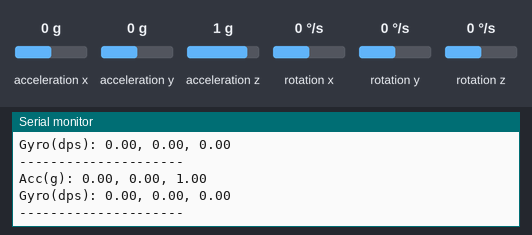
Simulated run of this sketch. Board: Arduino Uno, built with avr-gcc and run on an emulated ATmega328P. Parts: the last lines printed to the serial monitor. Wiring (inferred from the names in the program): MPU-6050 motion sensor at I2C address 0x68. The test bench sets the inputs (shaded band); at power-on: acceleration x 0 g, acceleration y 0 g, acceleration z 1 g, rotation x 0 °/s, rotation y 0 °/s, rotation z 0 °/s.

Above: at 4.5 s.
4.6 s: acceleration x set to -1.4 g
At 4.94 s:
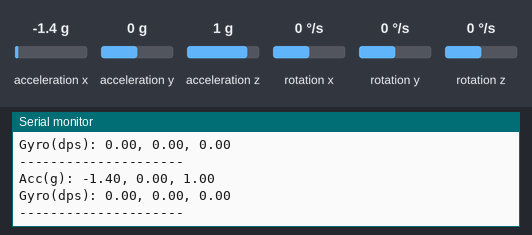
7.6 s: acceleration x set to 0 g
At 7.97 s:
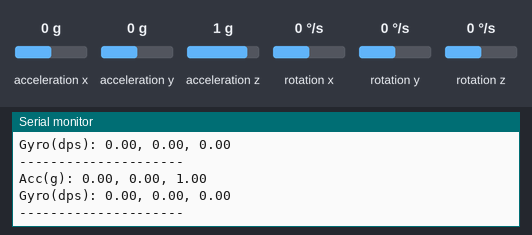
10.6 s: acceleration y set to -1.4 g
At 10.99 s:
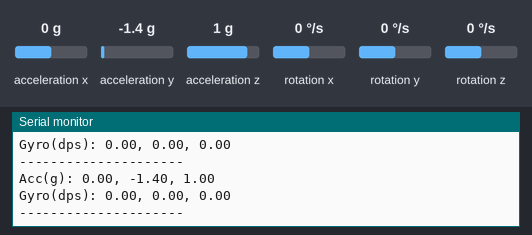
12.1 s: acceleration z set to -1.4 g
At 12.51 s:
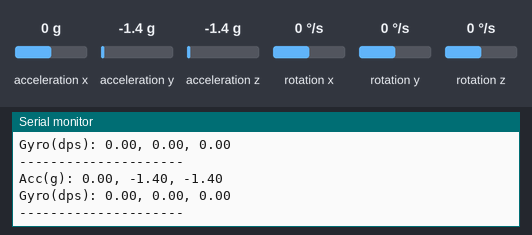
13.6 s: rotation x set to -192 °/s
At 13.82 s:
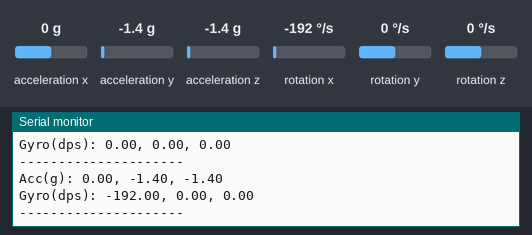
15.1 s: rotation y set to 100 °/s
At 15.37 s:
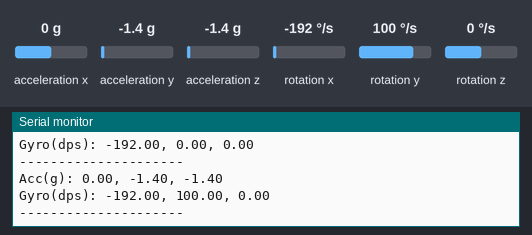

Measured:
- after the input at 4.6 s, the serial monitor: prints a new line after 0.14 s (image 1)
- after the input at 7.6 s, the serial monitor: prints a new line after 0.18 s (image 2)
- after the input at 10.6 s, the serial monitor: prints a new line after 0.20 s (image 3)
- after the input at 12.1 s, the serial monitor: prints a new line after 0.21 s (image 4)
- after the input at 13.6 s, the serial monitor: prints a new line after 0.05 s (image 5)
- after the input at 15.1 s, the serial monitor: prints a new line after 0.10 s (image 6)

The sketch:

IMU_MAIN_copy_20260412182816.ino
```cpp
#include <Wire.h>

// MPU6050 Registers
#define MPU6050_ADDR   0x68
#define ACCEL_XOUT_H   0x3B
#define GYRO_XOUT_H    0x43

// Calibration Offsets
long accX_offset = 0, accY_offset = 0, accZ_offset = 0;
long gyroX_offset = 0, gyroY_offset = 0, gyroZ_offset = 0;

// Scales
float accScale = 16384.0;   // For ±2g
float gyroScale = 131.0;    // For ±250 °/s

void setup() {
  Serial.begin(9600);
  Wire.begin();

  // Wake up MPU6050 - write 0 to power management register
  Wire.beginTransmission(MPU6050_ADDR);
  Wire.write(0x6B);
  Wire.write(0);
  Wire.endTransmission();

  delay(1000);

  calibrateAccelerometer();
  calibrateGyroscope();

  Serial.println("\nStarting Final Reading...\n");
}

void loop() {
  int16_t rawAccX, rawAccY, rawAccZ;
  int16_t rawGyroX, rawGyroY, rawGyroZ;

  // ------ Read Accelerometer ------
  Wire.beginTransmission(MPU6050_ADDR);
  Wire.write(ACCEL_XOUT_H);
  Wire.endTransmission(false);
  Wire.requestFrom(MPU6050_ADDR, 6, true);

  rawAccX = (Wire.read() << 8) | Wire.read();
  rawAccY = (Wire.read() << 8) | Wire.read();
  rawAccZ = (Wire.read() << 8) | Wire.read();

  // Apply offsets
  rawAccX -= accX_offset;
  rawAccY -= accY_offset;
  rawAccZ -= accZ_offset;

  // Convert to g
  float ax = rawAccX / accScale;
  float ay = rawAccY / accScale;
  float az = rawAccZ / accScale;

  // ------ Read Gyroscope ------
  Wire.beginTransmission(MPU6050_ADDR);
  Wire.write(GYRO_XOUT_H);
  Wire.endTransmission(false);
  Wire.requestFrom(MPU6050_ADDR, 6, true);

  rawGyroX = (Wire.read() << 8) | Wire.read();
  rawGyroY = (Wire.read() << 8) | Wire.read();
  rawGyroZ = (Wire.read() << 8) | Wire.read();

  // Apply offsets
  rawGyroX -= gyroX_offset;
  rawGyroY -= gyroY_offset;
  rawGyroZ -= gyroZ_offset;

  // Convert to degrees/sec
  float gx = rawGyroX / gyroScale;
  float gy = rawGyroY / gyroScale;
  float gz = rawGyroZ / gyroScale;

  // -------- Print Results --------
  Serial.print("Acc(g): ");
  Serial.print(ax); Serial.print(", ");
  Serial.print(ay); Serial.print(", ");
  Serial.println(az);

  Serial.print("Gyro(dps): ");
  Serial.print(gx); Serial.print(", ");
  Serial.print(gy); Serial.print(", ");
  Serial.println(gz);

  Serial.println("---------------------");
  delay(200);
}

// ---------------- Calibration Functions ---------------- //

void calibrateAccelerometer() {
  long sumX = 0, sumY = 0, sumZ = 0;

  Serial.println("Calibrating Accelerometer... Do not move!");

  for (int i = 0; i < 200; i++) {
    Wire.beginTransmission(MPU6050_ADDR);
    Wire.write(ACCEL_XOUT_H);
    Wire.endTransmission(false);
    Wire.requestFrom(MPU6050_ADDR, 6, true);

    sumX += (Wire.read() << 8) | Wire.read();
    sumY += (Wire.read() << 8) | Wire.read();
    sumZ += (Wire.read() << 8) | Wire.read();

    delay(5);
  }

  accX_offset = sumX / 200;
  accY_offset = sumY / 200;
  accZ_offset = (sumZ / 200) - 16384; // 1g adjustment

  Serial.println("Accelerometer Calibration Done.");
}

void calibrateGyroscope() {
  long sumX = 0, sumY = 0, sumZ = 0;

  Serial.println("Calibrating Gyroscope... Do not move!");

  for (int i = 0; i < 200; i++) {
    Wire.beginTransmission(MPU6050_ADDR);
    Wire.write(GYRO_XOUT_H);
    Wire.endTransmission(false);
    Wire.requestFrom(MPU6050_ADDR, 6, true);

    sumX += (Wire.read() << 8) | Wire.read();
    sumY += (Wire.read() << 8) | Wire.read();
    sumZ += (Wire.read() << 8) | Wire.read();

    delay(5);
  }

  gyroX_offset = sumX / 200;
  gyroY_offset = sumY / 200;
  gyroZ_offset = sumZ / 200;

  Serial.println("Gyroscope Calibration Done.");
}
```
